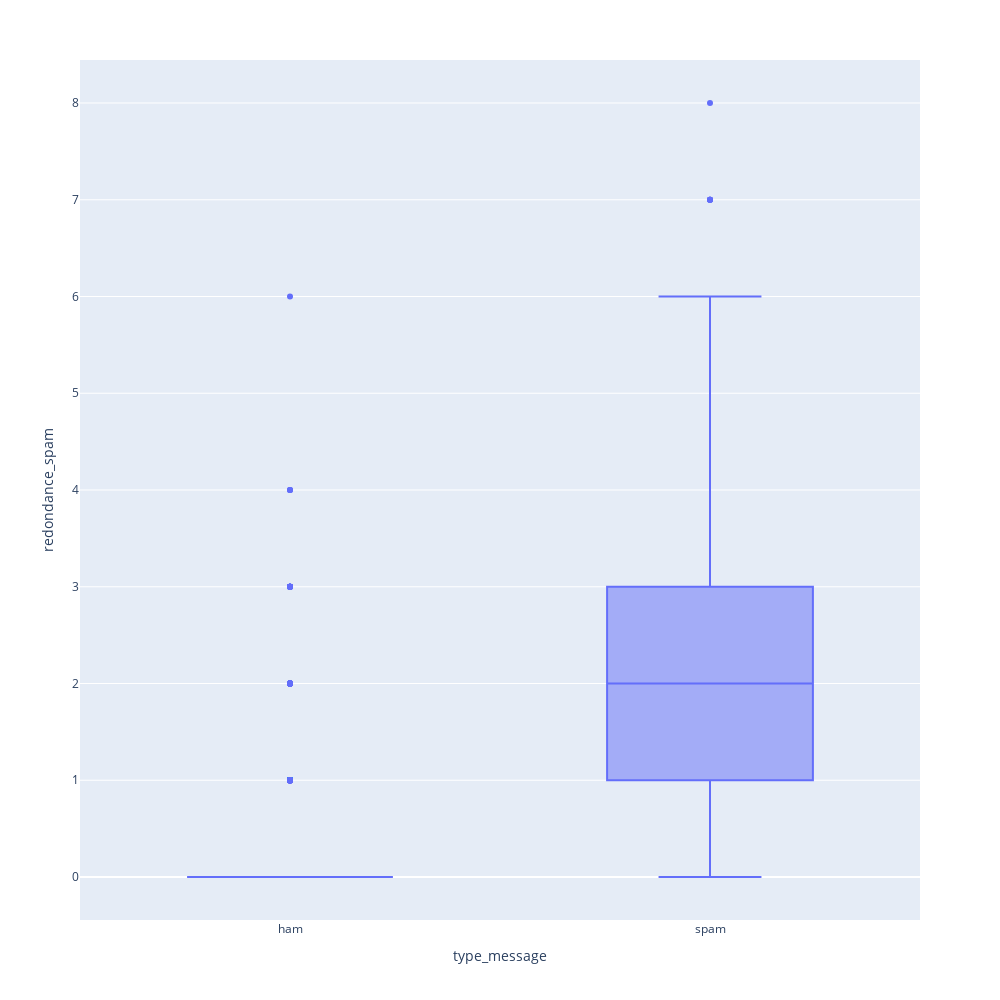

The cell this chart's notebook holds for it:
### Code cell
# Boîte à moustache permettant de visualiser la distributivité des données des mots redondants. 
# Warning : Les diagrammes dynamiques ne sont pas disponible sur sur github. Veuillez ouvrir le fichier .py pour visualiser les diagrammes dynamiques. 
fig = px.box(df, x="type_message", y="redondance_spam", width=1000, height=1000)
fig.show()

### Figure 1 — Plotly figure (JSON) as saved in the notebook; plotly's stock layout.template omitted (floating-point values rounded to 4 significant figures; data arrays with more than 128 entries replaced by an {"elided": "..."} marker saying what was removed)
{"data": [{"alignmentgroup": "True", "hovertemplate": "type_message=%{x}<br>redondance_spam=%{y}<extra></extra>", "legendgroup": "", "marker": {"color": "#636efa"}, "name": "", "notched": false, "offsetgroup": "", "orientation": "v", "showlegend": false, "type": "box", "x": {"elided": "5574 str values"}, "x0": " ", "xaxis": "x", "y": {"elided": "5574 int values"}, "y0": " ", "yaxis": "y"}], "layout": {"boxmode": "group", "height": 1000, "legend": {"tracegroupgap": 0}, "margin": {"t": 60}, "width": 1000, "xaxis": {"anchor": "y", "autorange": true, "domain": [0, 1], "range": [-0.5, 1.5], "title": {"text": "type_message"}, "type": "category"}, "yaxis": {"anchor": "x", "autorange": true, "domain": [0, 1], "range": [-0.4444, 8.444], "title": {"text": "redondance_spam"}, "type": "linear"}}}
